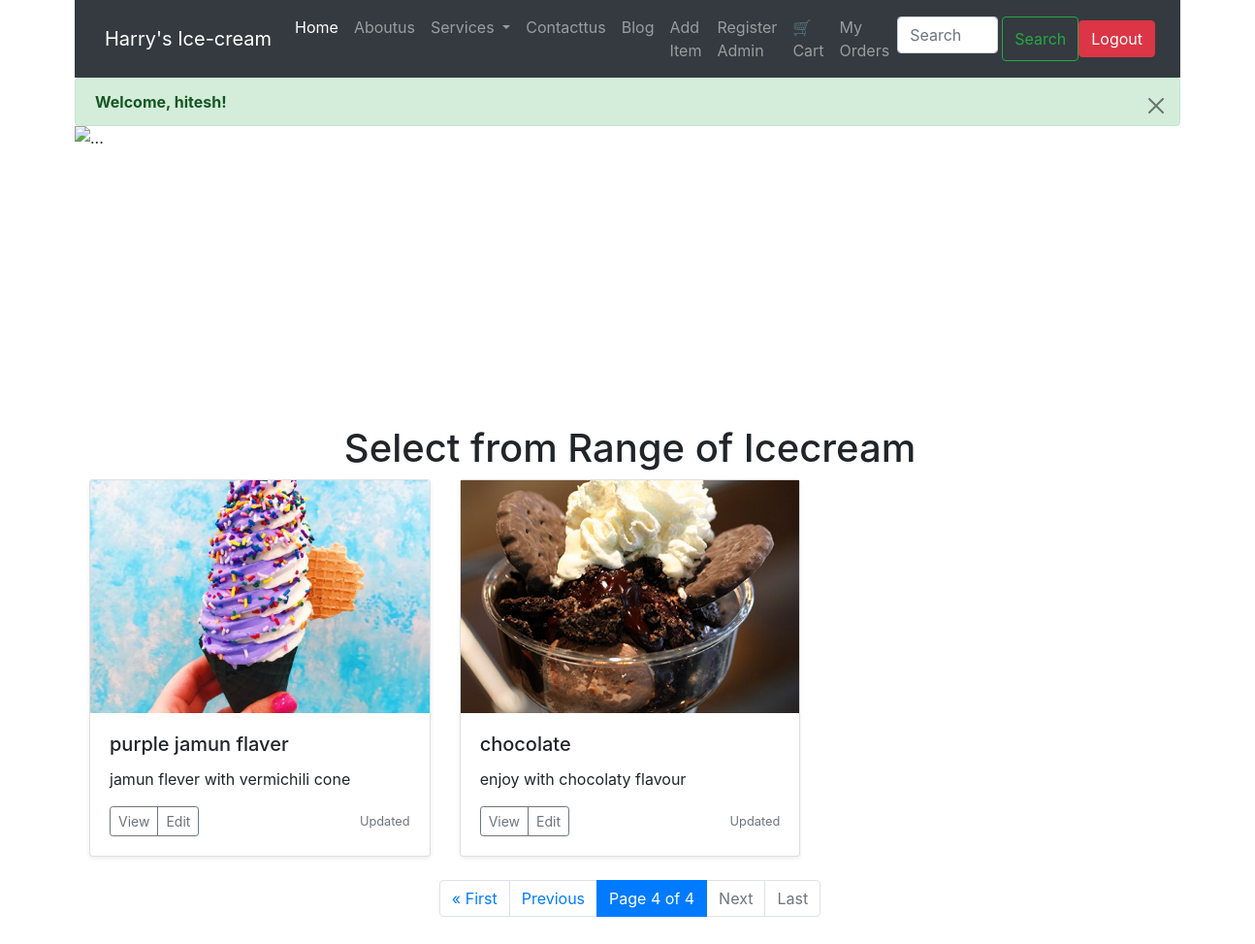
/home/?page=6 (signed in), run on an earlier commit of the app's database.
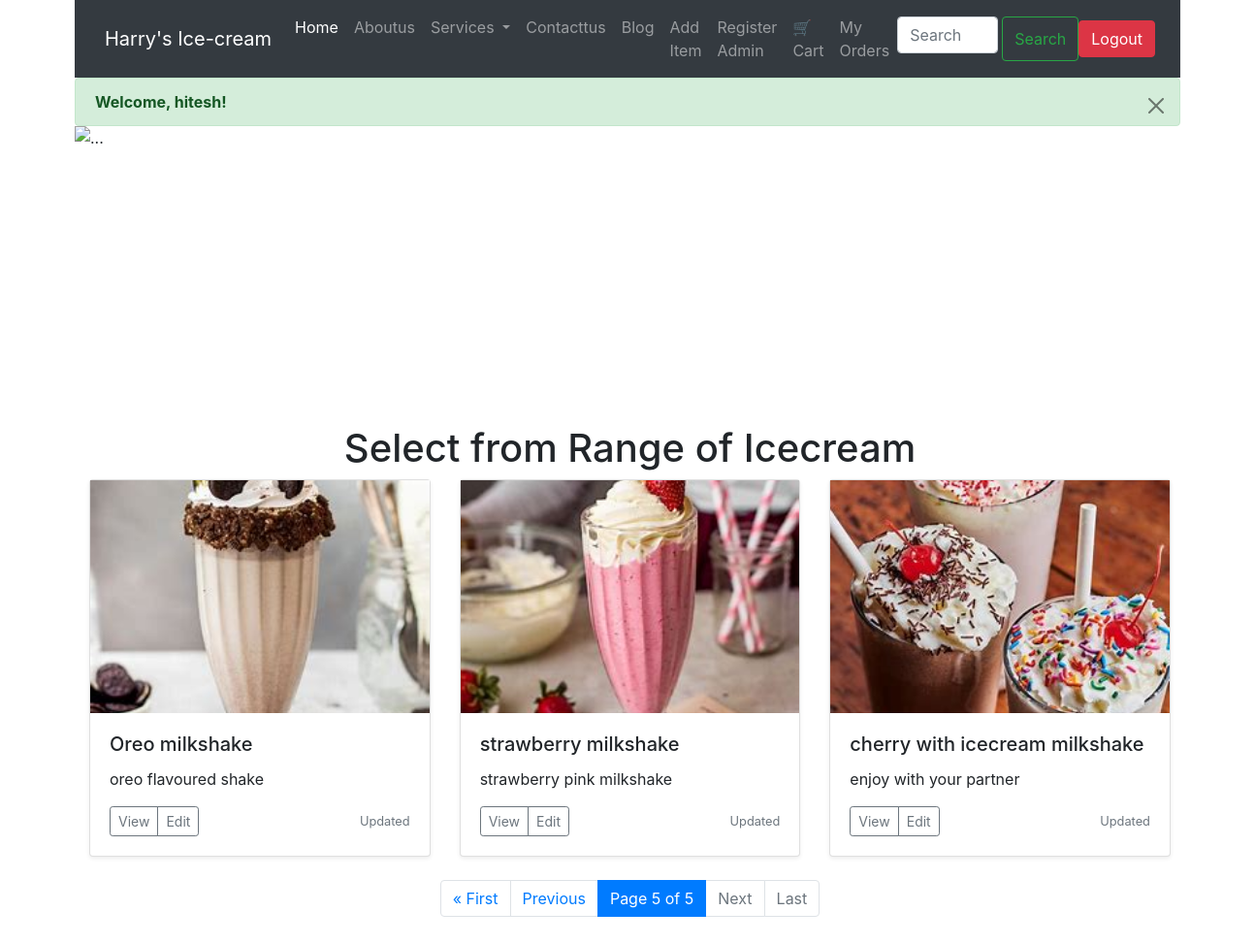
And on a later commit of the database.
### my_app/models.py (models this page shows, shortened)
class Icecream(models.Model):
    CATEGORY_CHOICES = [
        ('Icecream', 'Icecream'),
        ('Softy', 'Softy'),
        ('Milkshake', 'Milkshake'),
    ]
    name = models.CharField(max_length=100)
    description = models.TextField()
    image = models.ImageField(upload_to='icecream_images/', null=True, blank=True)
    price = models.DecimalField(max_digits=6, decimal_places=2)
    added_by = models.ForeignKey(User, on_delete=models.CASCADE, null=True, blank=True)
    category = models.CharField(max_length=100, choices=CATEGORY_CHOICES)

### my_app/views.py (the view)
# urls.py: path('home/',views.index,name="home"),
@login_required(login_url='login')
def index(request):
    categories = get_categories()
    icecream_list = Icecream.objects.all()
    paginator = Paginator(icecream_list, 3)
    page_number = request.GET.get('page')
    icecreams = paginator.get_page(page_number)
    if request.user.is_authenticated:
        messages.success(request, f"Welcome, {request.user.username}!")
    return render(request,"index.html",{'icecreams': icecreams,'categories': categories})

### my_app/views.py (called while the page is built)
def get_categories():
    return Icecream.objects.values_list('category', flat=True).distinct()

### templates/index.html (shortened to what the changed rows need)
{% extends "base.html" %}
 {% block content %}
<div class="container my-2">
    <h1 class = "text-center my-2">Select from Range of Icecream</h1>
    <div class="row row-cols-1 row-cols-sm-2 row-cols-md-3 g-3">
      {% for icecream in icecreams %}
      <div class="col">
        <div class="card shadow-sm h-100 d-flex flex-column" style="min-height: 360px;">
          <img src="{{ icecream.image.url }}" class="d-block img-fluid" style="height: 240px; width: 100%; object-fit: cover;" alt="{{ icecream.name }}">
          <div class="card-body">
            <h5 class="card-title">{{ icecream.name }}</h5>
            <p class="card-text">{{ icecream.description|truncatewords:25 }}</p>
            <div class="d-flex justify-content-between align-items-center">
              <div class="btn-group">
                <a href="{% url 'icecream_detail' id=icecream.id %}" class="btn btn-sm btn-outline-secondary">View</a>
                {% if user.is_authenticated and user.is_staff %}
                    <a href="{% url 'icecream_edit' id=icecream.id %}" class="btn btn-sm btn-outline-secondary">Edit</a>
                {% endif %}
              </div>
              <small class="text-muted">Updated</small>
            </div>
          </div>
        </div>
      </div>
      {% endfor %}
    </div>
    <div class="d-flex justify-content-center my-4">
      <nav aria-label="Page navigation">
        <ul class="pagination">
          <li class="page-item active">
            <span class="page-link">
              Page {{ icecreams.number }} of {{ icecreams.paginator.num_pages }}
            </span>
          </li>
        </ul>
      </nav>
    </div>
    </div>
  </div>
 {% endblock content %}

What changed in the data, as far as the page shows it:
no longer on this page (row unchanged): Icecream: image (picture), name "purple jamun flaver", description "jamun flever with vermichili cone"
no longer on this page (row unchanged): Icecream: image (picture), name "chocolate", description "enjoy with chocolaty flavour"
added Icecream: image (picture), name "Oreo milkshake", description "oreo flavoured shake"
added Icecream: image (picture), name "strawberry milkshake", description "strawberry pink milkshake"
added Icecream: image (picture), name "cherry with icecream milkshake", description "enjoy with your partner"
Also different on the page:
{{ icecreams.number }}: "4" → "5"
{{ icecreams.paginator.num_pages }}: "4" → "5"
